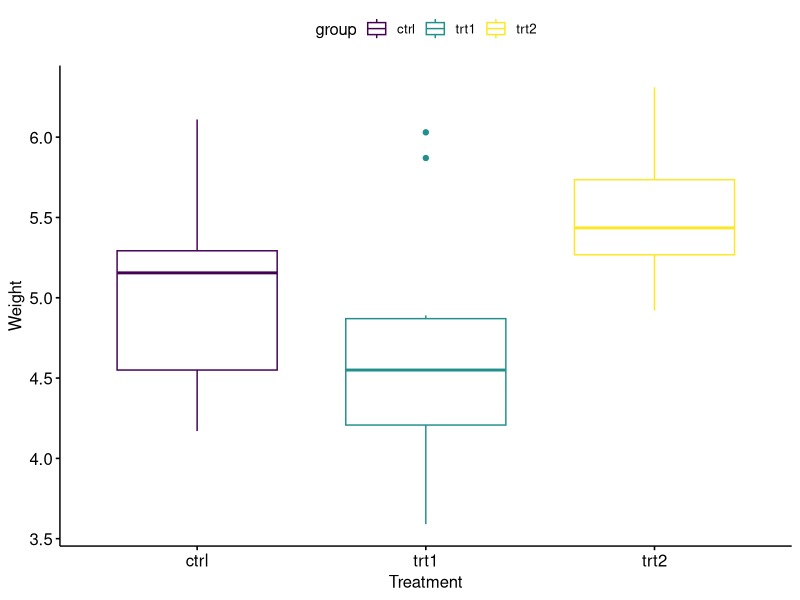
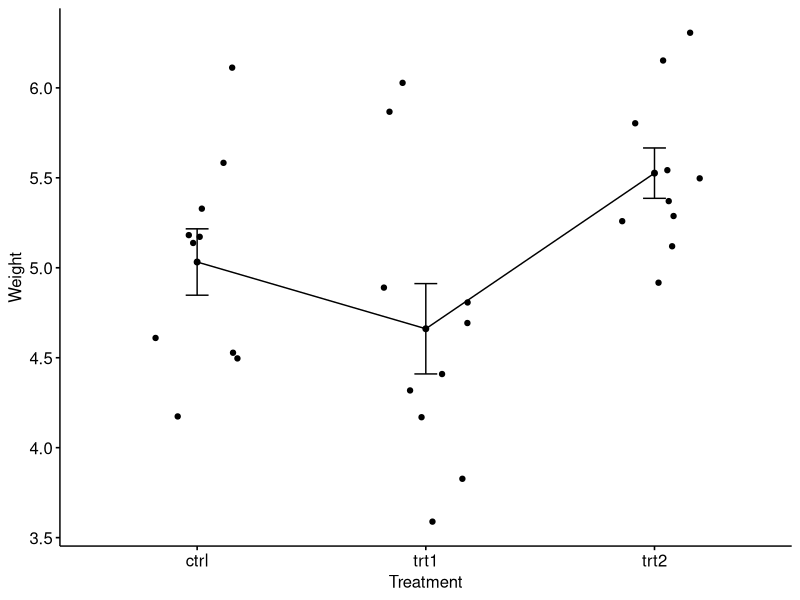

R code for these plots, in order:
rm(list=ls())

library(dplyr)
library(ggplot2)
library(magrittr)
library(ggpubr)


dat <- PlantGrowth
str(dat)

levels(dat$group)
dat$group <- ordered(dat$group, levels = c( "ctrl","trt1","trt2"))

## Descriptive analysis
group_by(dat, group) %>%
  summarise(
    count = n(),
    mean = mean(weight, na.rm = TRUE),
    sd = sd(weight, na.rm = TRUE),
    median = median(weight, na.rm = TRUE)
  )

## Graph
ggboxplot(dat, x = "group", y = "weight", 
          color = "group",
          order = c("ctrl", "trt1", "trt2"),
          ylab = "Weight", xlab = "Treatment")

ggline(dat, x = "group", y = "weight", 
       add = c("mean_se", "jitter"), 
       order = c("ctrl", "trt1", "trt2"),
       ylab = "Weight", xlab = "Treatment")


## Anova
mod <- lm(weight~group, data =dat)
dat.aov <- aov(mod)

summary(mod)
summary(dat.aov)
